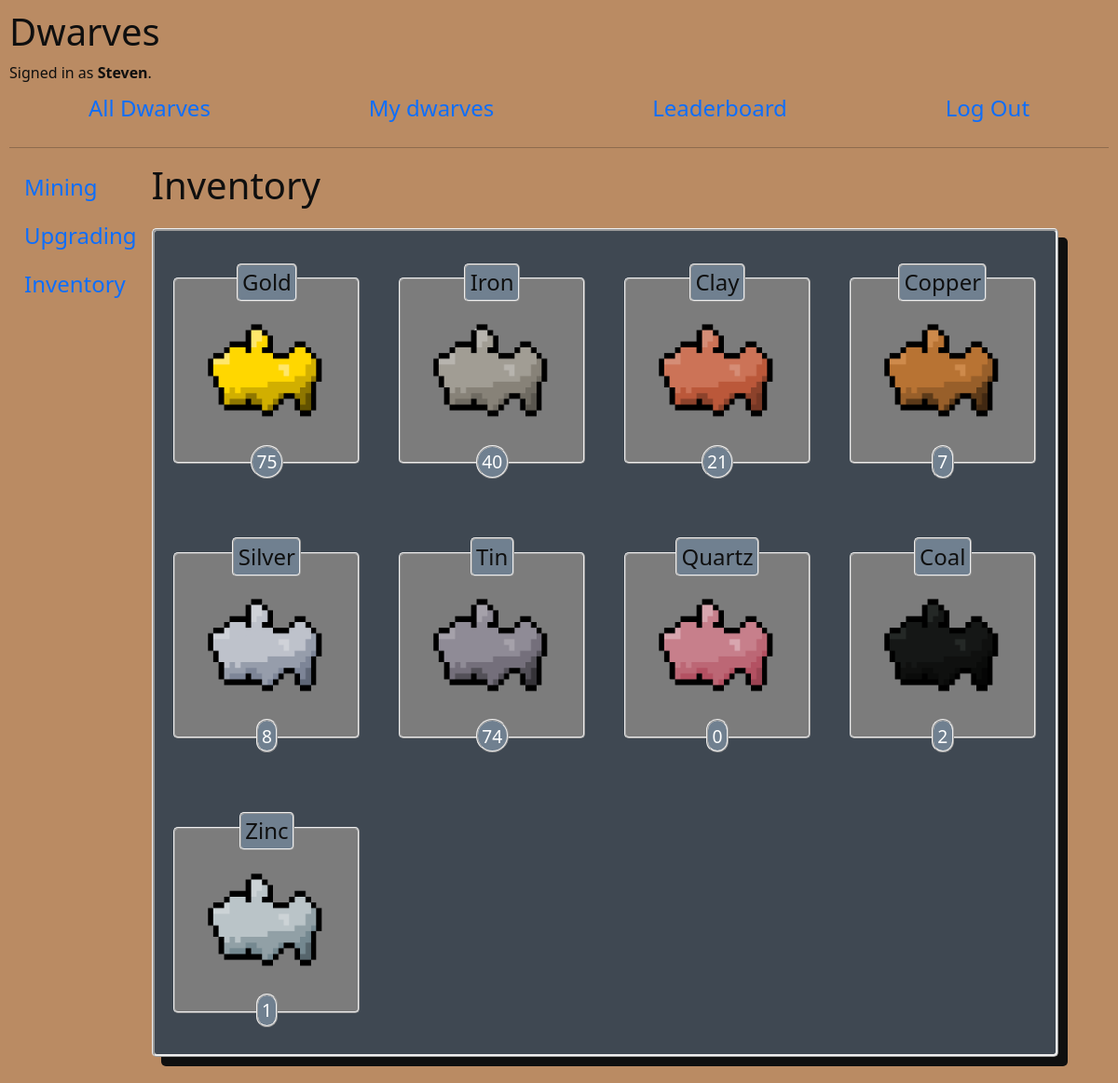
The page /inventory (signed in) on the database as committed earlier.
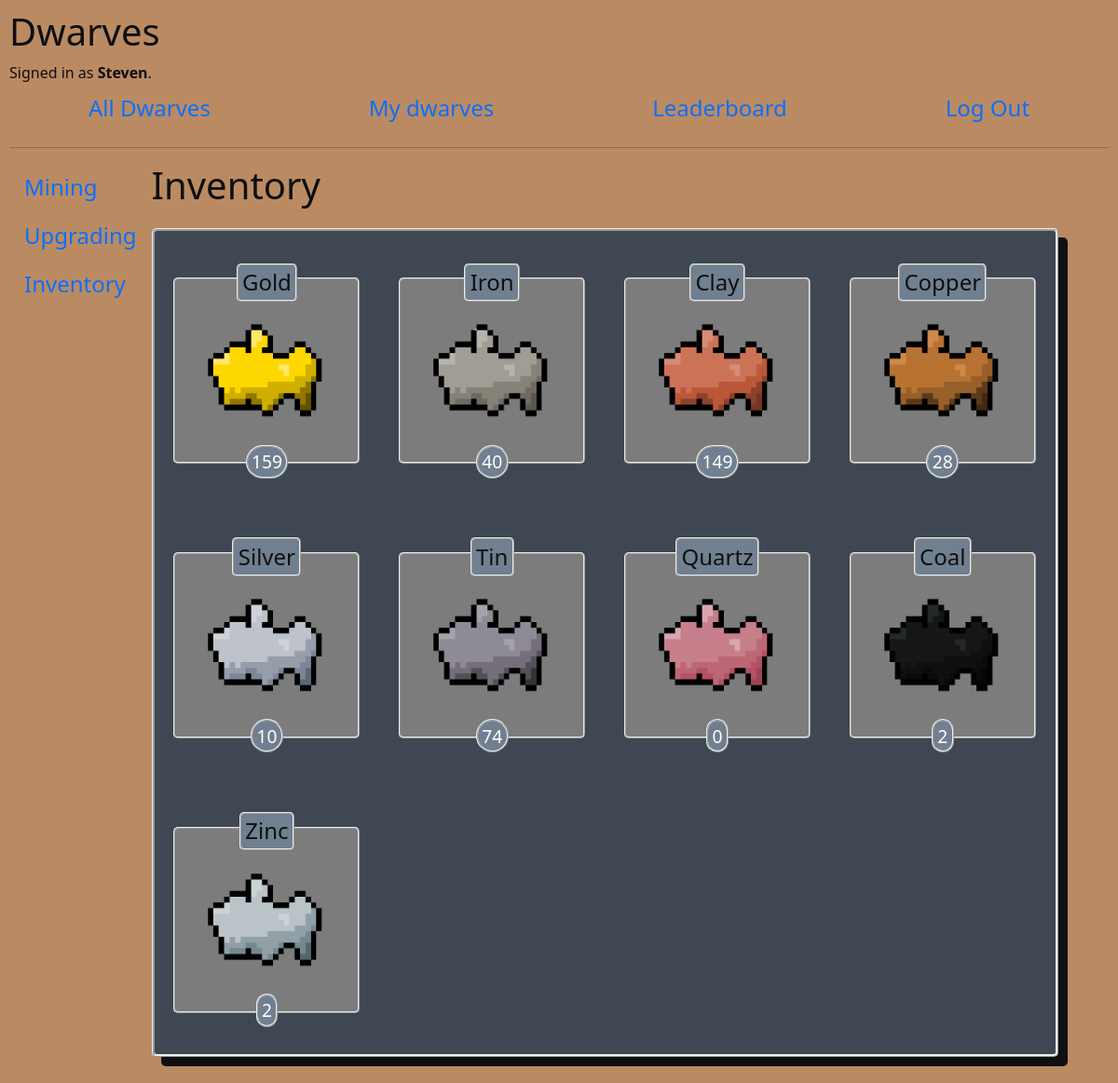
The same page on the database as committed later.
### dwarves/models.py (models this page shows, shortened)
class Mineral(models.Model):
    user = ForeignKey(User,blank=True, null=True, default="", on_delete=CASCADE, related_name="inventory")
    upgrade = ForeignKey(Upgrade,blank=True, null=True, default="", on_delete=CASCADE, related_name="cost")
    mine = ForeignKey(Mine,blank=True, null=True, default="", on_delete=CASCADE, related_name="minerals")
    name = models.CharField(max_length=64, choices=possible_minerals)
    value = models.IntegerField(blank=True, null=True, default=0)
    rarity = models.CharField(max_length=64, blank=True, null=True, default='', choices=[
        ('', ''), ('common', 'Common') ,('uncommon', 'Uncommon'), ('rare', 'Rare'), ('very_rare', 'Very Rare')])

### dwarves/views.py (the view)
# urls.py: path("inventory", views.inventory, name="inventory"),
@login_required(login_url='login')
def inventory(request):
    user_inventory = request.user.inventory.all()
    return render(request, "dwarves/inventory.html", {
        "inventory" : user_inventory,
    })

### dwarves/templates/dwarves/inventory.html
{% extends "dwarves/layout.html" %}
{% load static %}
{% block body %}
<h1>Inventory</h1>
<div class="row" style="margin:2%; margin-left:5%; border-style:ridge; border-radius:5px;
            box-shadow: 10px 10px; background-color:rgb(63, 72, 82)">
{% for item in inventory %}
    <div class="col-lg-3 " style="text-align: center" >
            <h4 style="margin:2%; padding:2%; border-style:ridge; border-width: 2px; border-radius:5px; display:inline-block;
            background-color:rgb(112, 128, 144); position:relative; top:30px;">
            <div>{{ item.name }}</div></h4> <br>
            <img src="{% static '/dwarves/media/'|add:item.name|add:'.png' %}" alt="{{ item.name }}"
            style="border-style:ridge; border-width: 2px; border-radius:5px;
            background-color:rgb(124, 124, 124); z-index:-1"> <br>
            <h3 style="margin:2%; padding:2%; border-style:ridge; border-width: 2px; border-radius:360px; display:inline-block;
            background-color:rgb(112, 128, 144); font-size:larger; position:relative; bottom:25px">
            <div style="color:white; ">{{ item.value }}</div></h3>
    </div>
{% endfor %}
</div>
</div>
{% endblock %}

Rows that differ between the two databases and show on the page:
changed Mineral "Gold": value "75" → "159"
changed Mineral "Clay": value "21" → "149"
changed Mineral "Copper": value "7" → "28"
changed Mineral "Silver": value "8" → "10"
changed Mineral "Zinc": value "1" → "2"
